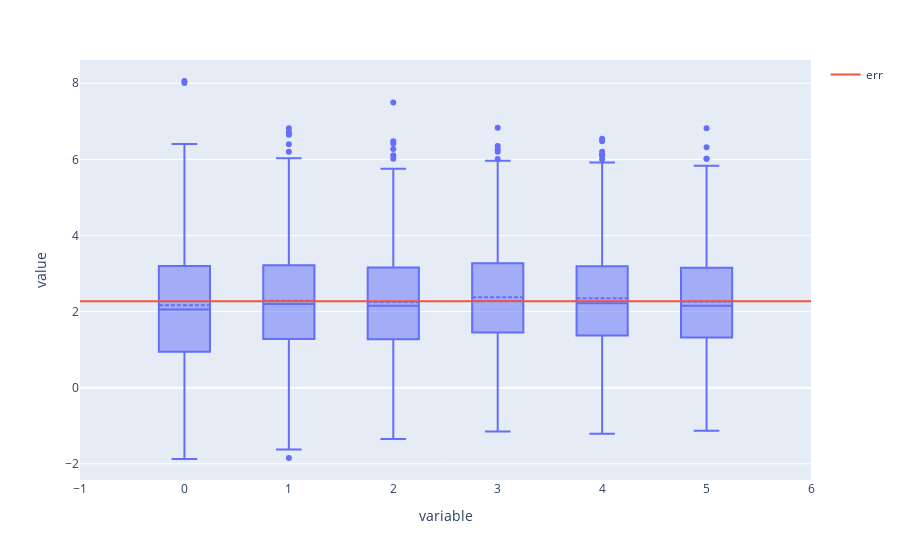

Source (notebook cell):
### Code cell
fig = px.box(blur_df)
fig.update_traces(boxmean=True)
fig.add_trace(go.Scatter(x=[-1,6], 
                         y=[test_err.mean(),test_err.mean()], 
                         mode='lines', 
                         name='err'))

### Figure 1 — Plotly figure (JSON) as saved in the notebook; plotly's stock layout.template omitted (floating-point values rounded to 4 significant figures; data arrays with more than 128 entries replaced by an {"elided": "..."} marker saying what was removed)
{"data": [{"alignmentgroup": "True", "boxmean": true, "hovertemplate": "variable=%{x}<br>value=%{y}<extra></extra>", "legendgroup": "", "marker": {"color": "#636efa"}, "name": "", "notched": false, "offsetgroup": "", "orientation": "v", "showlegend": false, "type": "box", "x": {"elided": "3000 str values"}, "x0": " ", "xaxis": "x", "y": {"elided": "3000 float values"}, "y0": " ", "yaxis": "y"}, {"mode": "lines", "name": "err", "type": "scatter", "x": [-1, 6], "y": [2.269, 2.269]}], "layout": {"boxmode": "group", "legend": {"tracegroupgap": 0}, "margin": {"t": 60}, "xaxis": {"anchor": "y", "domain": [0, 1], "title": {"text": "variable"}}, "yaxis": {"anchor": "x", "domain": [0, 1], "title": {"text": "value"}}}}
